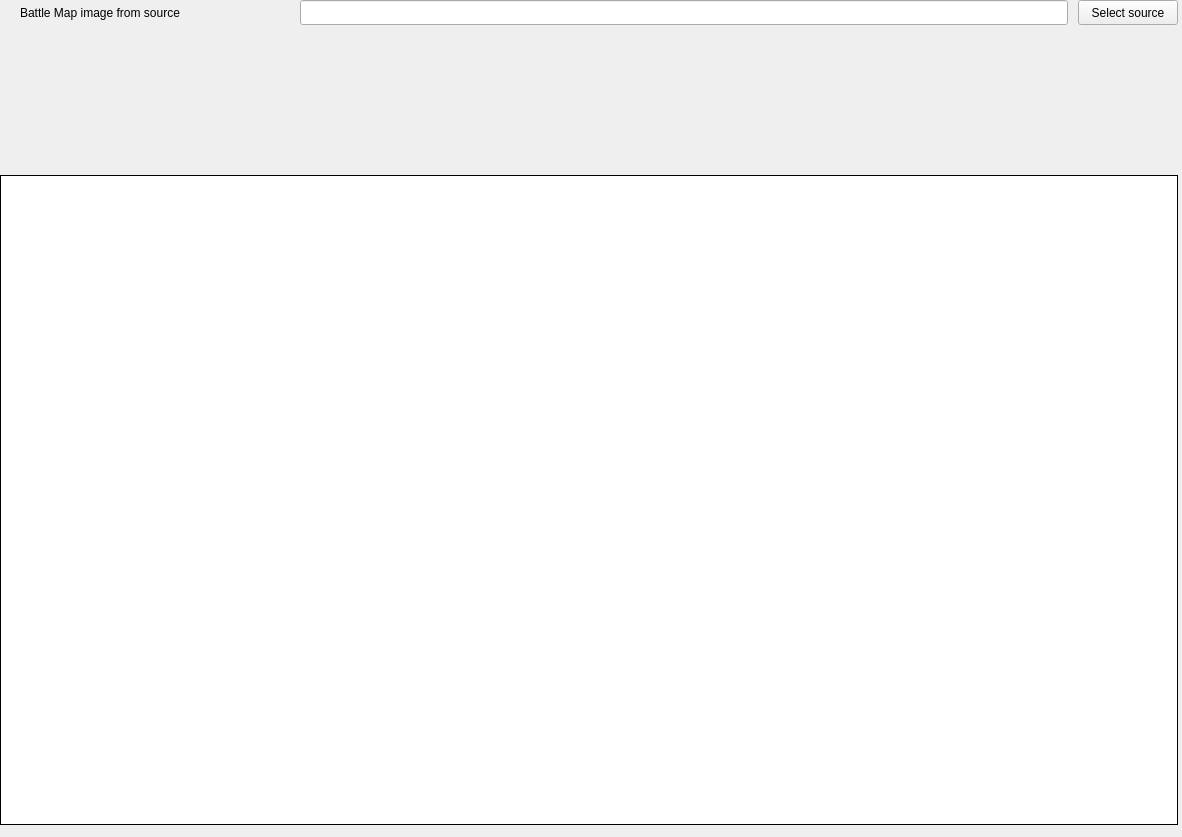
<?xml version="1.0" encoding="UTF-8"?>
<ui version="4.0">
 <class>WizardPageNewBattleMapDisguise</class>
 <widget class="QWizardPage" name="WizardPageNewBattleMapDisguise">
  <property name="geometry">
   <rect>
    <x>0</x>
    <y>0</y>
    <width>1182</width>
    <height>837</height>
   </rect>
  </property>
  <property name="windowTitle">
   <string>WizardPage</string>
  </property>
  <widget class="QLineEdit" name="lineEditSource">
   <property name="enabled">
    <bool>true</bool>
   </property>
   <property name="geometry">
    <rect>
     <x>300</x>
     <y>0</y>
     <width>768</width>
     <height>25</height>
    </rect>
   </property>
  </widget>
  <widget class="CustomGraphicsView" name="graphicsViewNewBattleMap">
   <property name="geometry">
    <rect>
     <x>0</x>
     <y>175</y>
     <width>1178</width>
     <height>650</height>
    </rect>
   </property>
   <property name="font">
    <font>
     <bold>false</bold>
    </font>
   </property>
   <property name="mouseTracking">
    <bool>false</bool>
   </property>
   <property name="autoFillBackground">
    <bool>false</bool>
   </property>
   <property name="frameShape">
    <enum>QFrame::Box</enum>
   </property>
   <property name="frameShadow">
    <enum>QFrame::Plain</enum>
   </property>
   <property name="lineWidth">
    <number>1</number>
   </property>
   <property name="verticalScrollBarPolicy">
    <enum>Qt::ScrollBarAlwaysOff</enum>
   </property>
   <property name="horizontalScrollBarPolicy">
    <enum>Qt::ScrollBarAlwaysOff</enum>
   </property>
   <property name="interactive">
    <bool>false</bool>
   </property>
  </widget>
  <widget class="QPushButton" name="pushButtonSelectSource">
   <property name="enabled">
    <bool>true</bool>
   </property>
   <property name="geometry">
    <rect>
     <x>1078</x>
     <y>0</y>
     <width>100</width>
     <height>25</height>
    </rect>
   </property>
   <property name="text">
    <string>Select source</string>
   </property>
  </widget>
  <widget class="QLabel" name="label">
   <property name="geometry">
    <rect>
     <x>20</x>
     <y>0</y>
     <width>270</width>
     <height>25</height>
    </rect>
   </property>
   <property name="text">
    <string>Battle Map image from source</string>
   </property>
  </widget>
 </widget>
 <customwidgets>
  <customwidget>
   <class>CustomGraphicsView</class>
   <extends>QGraphicsView</extends>
   <header location="global">customgraphicsview.h</header>
  </customwidget>
 </customwidgets>
 <resources/>
 <connections/>
</ui>
